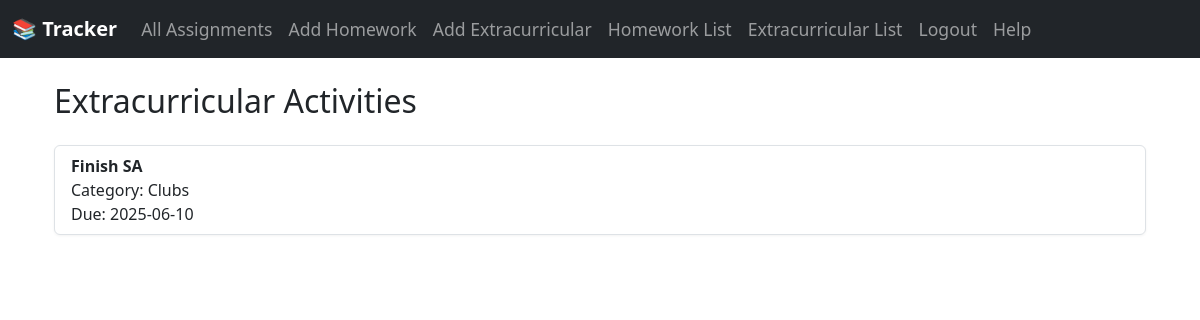
/extracurricular (signed in), run on an earlier commit of the app's database.
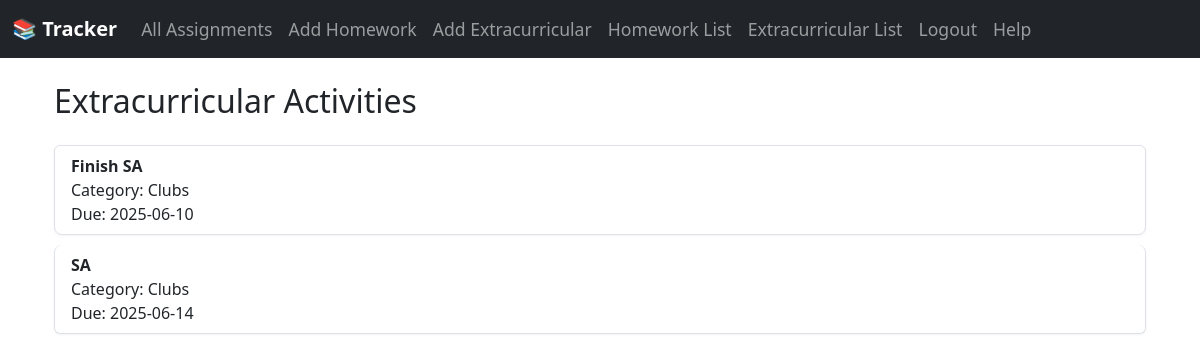
And on a later commit of the database.
### app/models.py (models this page shows)
class Extracurricular(db.Model):
    id = db.Column(db.Integer, primary_key=True)
    title = db.Column(db.String(140), nullable=False)
    category = db.Column(db.String(140), nullable=False)
    due_date = db.Column(db.Date, nullable=False)
    description = db.Column(db.Text, nullable=True)
    timestamp = db.Column(db.DateTime, index=True, default=datetime.utcnow)
    user_id = db.Column(db.Integer, db.ForeignKey('user.id'))

### app/routes/list_views_routes.py (the view)
@list_views.route('/extracurricular')
@login_required
def extracurricular_list():
    extracurricular_items = Extracurricular.query.filter_by(user_id=current_user.id).order_by(Extracurricular.due_date).all()
    return render_template('extracurricular_list.html', extracurricular_items=extracurricular_items)

### app/models.py (called while the page is built)
@login_manager.user_loader
def load_user(user_id):
    return User.query.get(int(user_id))

### app/templates/extracurricular_list.html (shortened to what this page needs)
{% extends 'base.html' %}
{% block content %}
<div class="container mt-4">
    <h2 class="mb-4">Extracurricular Activities</h2>
    {% if extracurricular_items %}
        <ul class="list-group">
            {% for activity in extracurricular_items %}
                <li class="list-group-item d-flex justify-content-between align-items-center">
                    <div>
                        <strong>{{ activity.title }}</strong><br>
                        Category: {{ activity.category }}<br>
                        Due: {{ activity.due_date.strftime('%Y-%m-%d') }}
                    </div>
                </li>
            {% endfor %}
        </ul>
    {% else %}
        <p>No extracurricular activities found.</p>
    {% endif %}
</div>
{% endblock %}

What changed in the data, as far as the page shows it:
added Extracurricular: title "SA", category "Clubs", due_date "2025-06-14"
